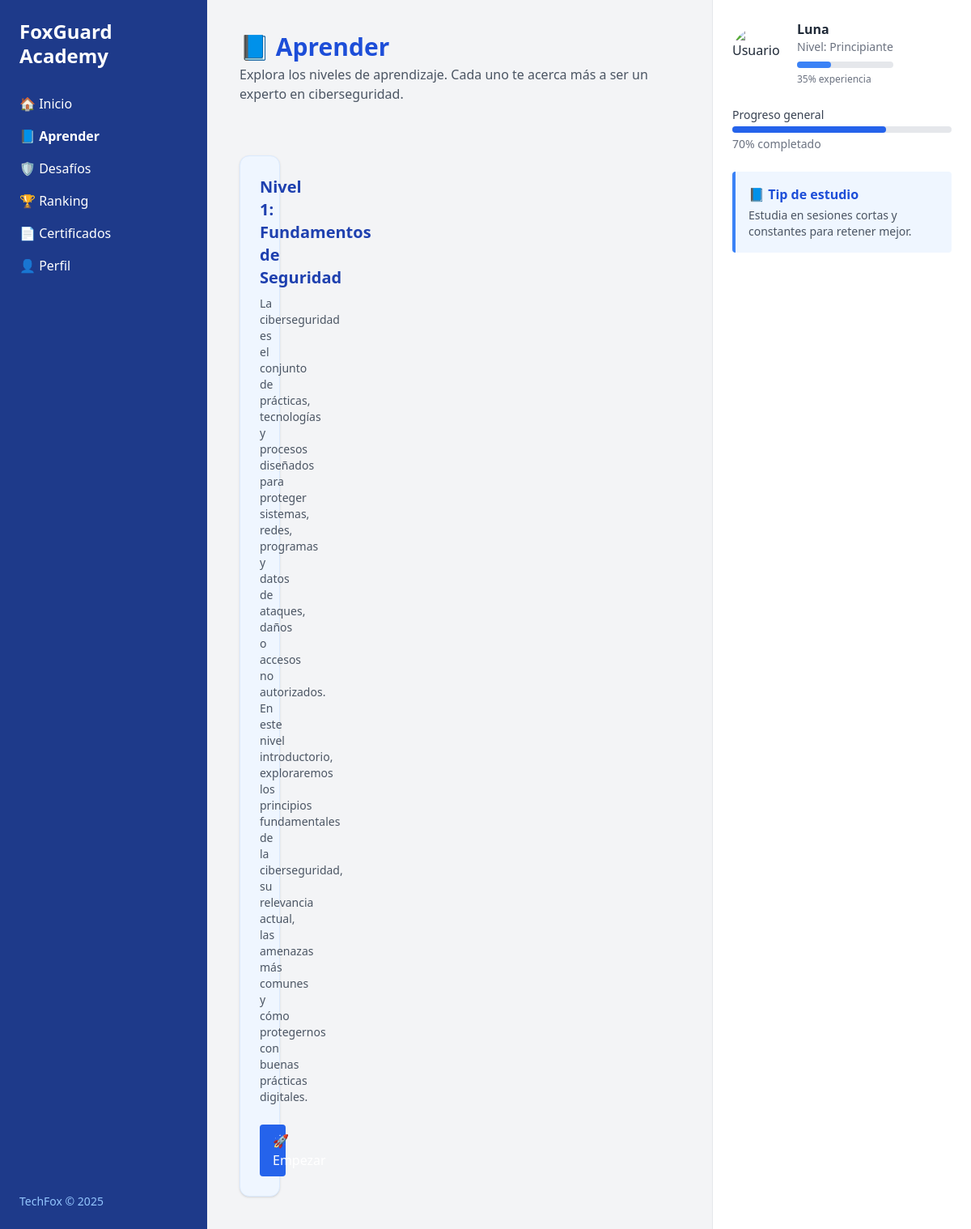
The page /dashboard/learn/ (signed in) on the database its author committed.
### core/models.py (models this page shows, shortened)
class Nivel(models.Model):
    titulo = models.CharField(max_length=100)
    descripcion = models.TextField()
    orden = models.PositiveIntegerField(unique=True)
    desbloqueado_por = models.ForeignKey('self', null=True, blank=True, on_delete=models.SET_NULL)

class Usuario(AbstractUser):
    is_admin = models.BooleanField(default=False)

### core/views.py (the view)
# urls.py: path('dashboard/learn/', views.user_learn, name='learn'),
@login_required
def user_learn(request):
    niveles = Nivel.objects.order_by('orden')
    progreso = ProgresoUsuario.objects.filter(usuario=request.user)
    completados = {p.nivel_id: p.completado for p in progreso}
    return render(request, 'core/user/learn.html', {
        'niveles': niveles,
        'completados': completados
    })

### core/templates/core/user/learn.html (shortened to what this page needs)
{% load static %}
<!DOCTYPE html>
<html lang="es">
<head>
  <script src="https://cdn.tailwindcss.com"></script>
</head>
<body class="bg-gray-100 min-h-screen text-gray-800 font-sans">
  <div class="flex h-screen overflow-hidden">
    <aside class="w-64 bg-blue-900 text-white flex flex-col justify-between">
      <div class="p-6">
        <h1 class="text-2xl font-bold mb-8 leading-tight">FoxGuard<br>Academy</h1>
        <nav class="space-y-4 text-base">
          <a href="{% url 'user_dashboard' %}" class="block hover:text-blue-200">🏠 Inicio</a>
          <a href="{% url 'learn' %}" class="block text-white font-semibold">📘 Aprender</a>
          <a href="#" class="block hover:text-blue-200">🛡️ Desafíos</a>
          <a href="#" class="block hover:text-blue-200">🏆 Ranking</a>
          <a href="#" class="block hover:text-blue-200">📄 Certificados</a>
          <a href="#" class="block hover:text-blue-200">👤 Perfil</a>
        </nav>
      </div>
      <footer class="p-6 text-sm text-blue-300">
        TechFox © 2025
      </footer>
    </aside>
    <main class="flex-1 p-10 space-y-10 overflow-auto">
      <section>
        <h2 class="text-3xl font-bold text-blue-700">📘 Aprender</h2>
        <p class="text-gray-600 mt-1">Explora los niveles de aprendizaje. Cada uno te acerca más a ser un experto en ciberseguridad.</p>
        <div class="grid grid-cols-1 md:grid-cols-2 lg:grid-cols-3 gap-6 mt-8">
        <div class="grid grid-cols-1 md:grid-cols-2 lg:grid-cols-3 gap-6 mt-8">
          {% for nivel in niveles %}
            {% if completados.nivel.id or forloop.first %}
              <div class="bg-blue-50 p-6 rounded-xl border border-blue-100 shadow flex flex-col justify-between">
                <div>
                  <h3 class="text-xl font-semibold text-blue-800">Nivel {{ nivel.orden }}: {{ nivel.titulo }}</h3>
                  <p class="text-sm text-gray-600 mt-2">{{ nivel.descripcion }}</p>
                </div>
                <a href="{% url 'ver_nivel' nivel.id %}" class="mt-6 inline-block text-center bg-blue-600 text-white py-2 px-4 rounded hover:bg-blue-700 transition">
                  🚀 Empezar
                </a>
              </div>
            {% endif %}
          {% empty %}
            <p class="text-gray-500">No hay niveles disponibles aún.</p>
          {% endfor %}
        </div>
        </div>
      </section>
    </main>
    <aside class="w-80 bg-white border-l border-gray-200 p-6 flex flex-col gap-6">
      <div class="flex items-center gap-4">
        <img src="https://source.unsplash.com/100x100/?portrait,tech" alt="Usuario" class="w-16 h-16 rounded-full object-cover">
        <div>
          <p class="font-semibold">{{ request.user.username }}</p>
          <p class="text-sm text-gray-500">Nivel: Principiante</p>
          <div class="w-full bg-gray-200 rounded mt-2 h-2">
            <div class="bg-blue-500 h-2 rounded w-[35%]"></div>
          </div>
          <small class="text-xs text-gray-500">35% experiencia</small>
        </div>
      </div>
      <div>
        <h4 class="text-sm font-medium text-gray-700 mb-1">Progreso general</h4>
        <div class="w-full bg-gray-200 h-2 rounded">
          <div class="bg-blue-600 h-2 rounded" style="width: 70%;"></div>
        </div>
        <p class="text-sm text-gray-500 mt-1">70% completado</p>
      </div>
      <div class="bg-blue-50 p-4 border-l-4 border-blue-500 rounded">
        <h5 class="font-semibold text-blue-700">📘 Tip de estudio</h5>
        <p class="text-sm text-gray-600 mt-1">Estudia en sesiones cortas y constantes para retener mejor.</p>
      </div>
    </aside>
  </div>
</body>
</html>

### rows shown on the page
Nivel: orden "1", titulo "Fundamentos de Seguridad", descripcion "La ciberseguridad es el conjunto de prácticas, tecnologías y procesos diseñados para proteger sistemas, redes, programas y datos de ataques, daños o accesos no autorizados. En este nivel introductorio, exploraremos los principios fundamentales de la ciberseguridad, su relevancia actual, las amenazas más comunes y cómo protegernos con buenas prácticas digitales."
Usuario: user.username "Luna"
